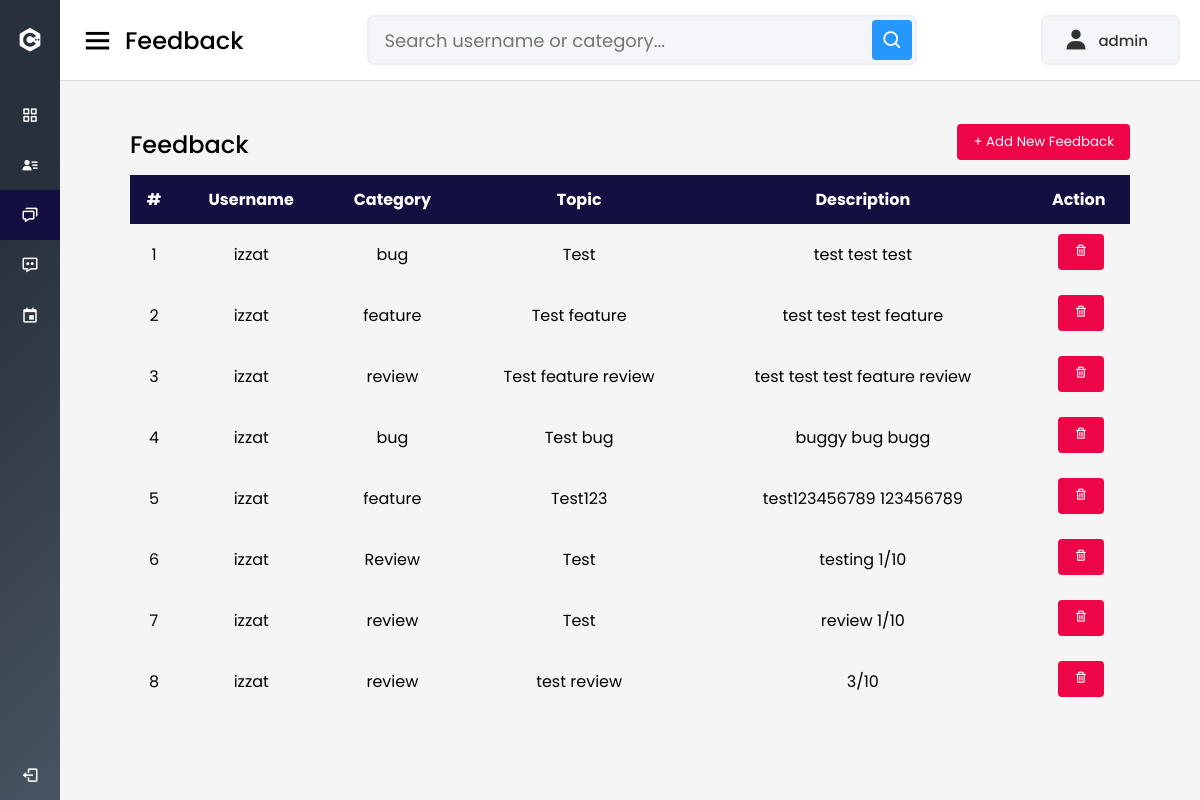
The app's page /admin/view_feedback.php (signed in) with its own data.
### tables this page shows
CREATE TABLE `feedback` (
  `feedback_id` int(20) NOT NULL,
  `username` varchar(50) NOT NULL,
  `feedback_category` varchar(50) NOT NULL,
  `feedback_topic` varchar(50) NOT NULL,
  `feedback_desc` varchar(255) NOT NULL
);

### admin/view_feedback.php (the view, shortened to what this page needs)
<?php
include("../connection/dbconn.php");
?>
<!DOCTYPE html>
<html lang="en" dir="ltr">
<head>
  <link rel="stylesheet" href="style4.css">
  <link href='https://unpkg.com/boxicons@2.0.7/css/boxicons.min.css' rel='stylesheet'>
</head>
<body>
  <div class="sidebar">
    <div class="logo-details">
      <i class='bx bxl-c-plus-plus'></i>
      <span class="logo_name">Wed Gala</span>
    </div>
    <ul class="nav-links">
      <li>
        <a href="report.php">
          <i class='bx bx-grid-alt' ></i>
          <span class="links_name">Dashboard</span>
        </a>
      </li>
      <li>
        <a href="view_user.php" >
          <i class='bx bxs-user-detail'></i>
          <span class="links_name">User</span>
        </a>
      </li>
      <li>
        <a href="view_feedback.php" class="active">
          <i class='bx bx-chat'></i>
          <span class="links_name">Feedback</span>
        </a>
      </li>
      <li>
        <a href="view_message.php" >
          <i class='bx bx-message-dots' ></i>
          <span class="links_name">Message</span>
        </a>
      </li>
      <li>
        <a href="view_event.php">
          <i class='bx bx-calendar-event' ></i>
          <span class="links_name">Event Details</span>
        </a>
      </li>
      <li class="log_out">
        <a href="../registration/logout.php">
          <i class='bx bx-log-out'></i>
          <span class="links_name">Log out</span>
        </a>
      </li>
    </ul>
  </div>
  <section class="home-section">
    <nav>
      <div class="sidebar-button">
        <i class='bx bx-menu sidebarBtn'></i>
        <span class="dashboard">Feedback</span>
      </div>
      <div class="search-box">
        <input type="text" placeholder="Search username or category..." id="searchInput">
        <i class='bx bx-search' ></i>
      </div>
      <div class="profile-details">
        <i class='bx bxs-user'></i>
        <span class="admin_name">
          <?php echo $_SESSION['username']; ?>
        </span>
      </div>
    </nav>
    <div class="main-skills">
      <div class="table-container">
        <div class="table-header">
          <h2>Feedback</h2>
          <button class="add-feedback-btn">+ Add New Feedback</button>
        </div>
        <div class="table-responsive">
          <div class="table-scroll">
            <table>
              <thead>
                <tr>
                  <th>#</th>
                  <th>Username</th>
                  <th>Category</th>
                  <th>Topic</th>
                  <th>Description</th>
                  <th>Action</th>
                </tr>
              </thead>
              <tbody>
                <?php
                $query = "SELECT * FROM feedback";
                $result = mysqli_query($dbconn, $query);
                $counter = 1;
                while ($row = mysqli_fetch_assoc($result)) {
                  echo "<tr>";
                  echo "<td>".$counter."</td>";
                  echo "<td>".$row['username']."</td>";
                  echo "<td>".$row['feedback_category']."</td>";
                  echo "<td>".$row['feedback_topic']."</td>";
                  echo "<td>".$row['feedback_desc']."</td>";
                  echo '<td>';
                  echo '&nbsp;<a href="db_delete_feedback.php?id='.$row['feedback_id'].'" ><button onclick="return confirm(\'Confirm Delete?\')"><i class="bx bx-trash"></i></button></a></td>';
                  echo "</tr>";
                  $counter++;
                }
                ?>
              </tbody>
            </table>
          </div>
        </div>
      </div>
    </div>
  </section>
</body>
</html>

### admin/style4.css (style rules this page uses)
:root { --pink:#EE0548; --black:#130f40; }
* { margin: 0; padding: 0; box-sizing: border-box; font-family: 'Poppins', sans-serif; }
.sidebar { position: fixed; height: 100%; width: 240px; transition: all 0.5s ease; background-color: #485461; background-image: linear-gradient(315deg, #485461 0%, #28313b 74%); }
.sidebar .logo-details { height: 80px; display: flex; align-items: center; }
.sidebar .logo-details i { font-size: 28px; font-weight: 500; color: #fff; min-width: 60px; text-align: center }
.sidebar .logo-details .logo_name { color: #fff; font-size: 24px; font-weight: 500; }
.sidebar .nav-links { margin-top: 10px; }
.sidebar .nav-links li { position: relative; list-style: none; height: 50px; }
.sidebar .nav-links li a { height: 100%; width: 100%; display: flex; align-items: center; text-decoration: none; transition: all 0.4s ease; }
.sidebar .nav-links li a.active { background: var(--black); }
.sidebar .nav-links li i { min-width: 60px; text-align: center; font-size: 18px; color: #fff; }
.sidebar .nav-links li a .links_name { color: #fff; font-size: 15px; font-weight: 400; white-space: nowrap; }
.sidebar .nav-links .log_out { position: absolute; bottom: 0; width: 100%; }
.home-section { position: relative; background: #f5f5f5; min-height: 100vh; width: calc(100% - 240px); left: 240px; transition: all 0.5s ease; }
.home-section nav { display: flex; justify-content: space-between; height: 80px; background: #fff; display: flex; align-items: center; position: fixed; width: calc(100% - 240px); left: 240px; z-index: 100; padding: 0 20px; box-shadow: 0 1px 1px rgba(0, 0, 0, 0.1); transition: all 0.5s ease; }
.home-section nav .sidebar-button { display: flex; align-items: center; font-size: 24px; font-weight: 500; }
nav .sidebar-button i { font-size: 35px; margin-right: 10px; }
.home-section nav .search-box { position: relative; height: 50px; max-width: 550px; width: 100%; margin: 0 20px; }
nav .search-box input { height: 100%; width: 100%; outline: none; background: #F5F6FA; border: 2px solid #EFEEF1; border-radius: 6px; font-size: 18px; padding: 0 15px; }
nav .search-box .bx-search { position: absolute; height: 40px; width: 40px; background: #2697FF; right: 5px; top: 50%; transform: translateY(-50%); border-radius: 4px; line-height: 40px; text-align: center; color: #fff; font-size: 22px; transition: all 0.4 ease; }
.home-section nav .profile-details { display: flex; align-items: center; background: #F5F6FA; border: 2px solid #EFEEF1; border-radius: 6px; height: 50px; padding: 0 20px 0 20px; }
nav .profile-details .admin_name { font-size: 15px; font-weight: 500; color: #333; margin: 0 10px; white-space: nowrap; }
nav .profile-details i { font-size: 25px; color: #333; }
@media (max-width: 1240px) { .sidebar { width: 60px; } }
@media (max-width: 1240px) { .home-section { width: calc(100% - 60px); left: 60px; } }
@media (max-width: 1240px) { .home-section nav { width: calc(100% - 60px); left: 60px; } }
.main-skills { display: flex; position: relative; padding-top: 104px; margin-left: 50px; margin-right: 50px; }
.table-container { width: 100%; padding: 20px; overflow-x: auto; }
.table-responsive { overflow-x: auto; }
.table-scroll { display: inline-block; min-width: 100%; }
table { width: 100%; border-collapse: collapse; text-align: center; }
table thead { background-color: var(--black); color: #fff; }
table thead th { padding: 12px 10px; }
table tbody td { padding: 10px; }
table tbody tr:nth-child(even) { background-color: #f5f5f5; }
.table-container button { background-color: var(--pink); color: #fff; border: none; padding: 8px 16px; border-radius: 4px; cursor: pointer; margin-bottom: 5px; }
.table-header { display: flex; align-items: center; justify-content: space-between; margin-bottom: 10px; }
.table-header h2 { font-size: 24px; font-weight: 500; }
input[type=text] { width: 100%; margin-bottom: 20px; padding: 12px; border: 1px solid #ccc; border-radius: 3px; }
a { color: #2196F3; }

### records on screen
feedback: username "izzat", feedback_category "bug", feedback_topic "Test", feedback_desc "test test test"
feedback: username "izzat", feedback_category "feature", feedback_topic "Test feature", feedback_desc "test test test feature"
feedback: username "izzat", feedback_category "review", feedback_topic "Test feature review", feedback_desc "test test test feature review"
feedback: username "izzat", feedback_category "bug", feedback_topic "Test bug", feedback_desc "buggy bug bugg"
feedback: username "izzat", feedback_category "feature", feedback_topic "Test123", feedback_desc "test123456789 123456789"
feedback: username "izzat", feedback_category "Review", feedback_topic "Test", feedback_desc "testing 1/10"
feedback: username "izzat", feedback_category "review", feedback_topic "Test", feedback_desc "review 1/10"
feedback: username "izzat", feedback_category "review", feedback_topic "test review", feedback_desc "3/10"

### other values on screen
$_SESSION['username'] "admin"
